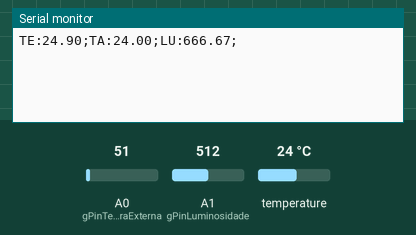
Simulated run of this sketch. Board: Arduino Uno, built with avr-gcc and run on an emulated ATmega328P. Shown: the last lines printed to the serial monitor. The test bench sets the inputs (shaded band); at power-on: A1 (gPinLuminosidade) = 512, A0 (gPinTemperaturaExterna) = 51, temperature 24 °C.

Above: at 2.0 s.
2.1 s: A1 (gPinLuminosidade) set to 1016
At 2.6 s:
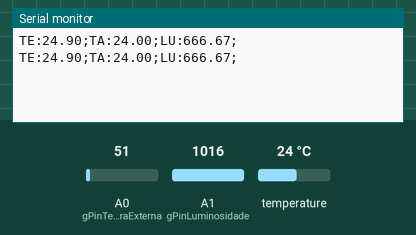
3.8 s: A1 (gPinLuminosidade) set to 1023
At 5.6 s:
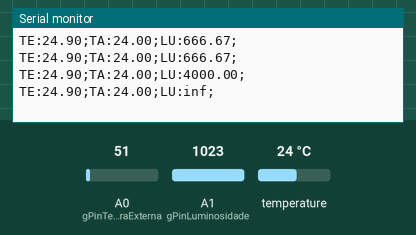

The sketch:

sketch.ino
```cpp
#include <Wire.h>
#include <OneWire.h>
#include <DallasTemperature.h>

const int gPinTemperaturaExterna = 0;
const int gPinLuminosidade = 1;
const int gPinTemperaturaAgua = 2;

const int gTempoCiclo = 500;

double gTemperaturaExterna;
double gTemperaturaAgua;
double gLuminosidade;

OneWire gOWSensorTemperaturaAgua(gPinTemperaturaAgua);

DallasTemperature gDallasSensors(&gOWSensorTemperaturaAgua);

void medirTemperaturaExterna() {
  double leitura = analogRead(gPinTemperaturaExterna);
  gTemperaturaExterna = ((leitura / 1024.0) * 5000) / 10;
}

void medirTemperaturaAgua() {
  gDallasSensors.requestTemperatures();
  gTemperaturaAgua = gDallasSensors.getTempCByIndex(0);
}

void medirLuminosidade() {
  double v = analogRead(gPinLuminosidade);

  v = map(v, 0, 1023, 5, 0);

  gLuminosidade = (1000 * (5 - v)) / v;
}

void enviarSinal() {
  Serial.print("TE:");
  Serial.print(gTemperaturaExterna);
  Serial.print(";");

  Serial.print("TA:");
  Serial.print(gTemperaturaAgua);
  Serial.print(";");

  Serial.print("LU:");
  Serial.print(gLuminosidade);
  Serial.print(";");

  Serial.println();
}

void setup() {
  Serial.begin(9600);
  gDallasSensors.begin();
}

void loop() {
  medirTemperaturaExterna();
  medirTemperaturaAgua();
  medirLuminosidade();

  enviarSinal();

  delay(gTempoCiclo);
}
```

Measured:
- the behaviour switches between 1022 and 1023 on A1 (gPinLuminosidade) (found by bisection; images 1 and 2)
- after the input at 3.8 s, the serial monitor: prints a new line after 0.78 s (image 2)
